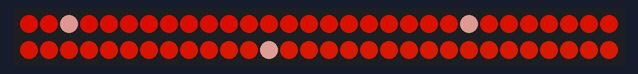
Recording of a sketch running on a simulated Arduino Uno, built with avr-gcc and run on an emulated ATmega328P. On the bench: 60 RGB LEDs in strip order, left to right, continuing on the next row. Dim RGB values are drawn brighter than linear.

Above: at 0.08 s.
At 4.57 s:
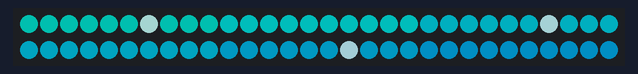
At 9.76 s:
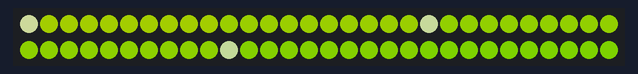
At 20.01 s:
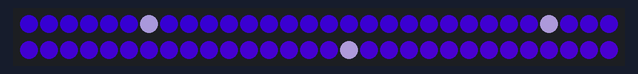
At 30.25 s:
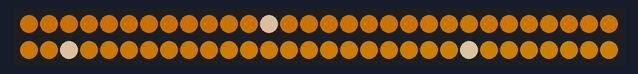
At 39.93 s:
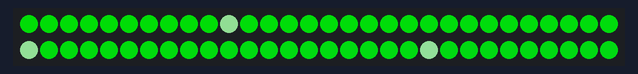

The sketch:

Steady2023.ino
```cpp
#define FASTLED_INTERRUPT_RETRY_COUNT 0
#define FASTLED_ALLOW_INTERRUPTS 0

#include <FastLED.h> // Code for LEDs

/* initialize Variables */
#define LED_PIN               4 // Where LED strip is connected to board
#define NUM_LEDS             60


/* setup memory block for the leds */
CRGB leds[NUM_LEDS];


float globalHue;
int globalBrightness = 200; // max value causes it to freeze.
float hueIncrement = 0.1; // change to 0 if you want no change
int whiteSpacing = 20; // add some effect to the lights
int modCheck = 0;

void setup() {
  globalHue = 0.0;

  FastLED.addLeds<NEOPIXEL, LED_PIN>(leds, NUM_LEDS);


  Serial.println("Starting up...");


  /* Setup Pin for LED data export */
  //pinMode(READ_PIN, INPUT);
  pinMode(LED_PIN, OUTPUT);
}


void loop() {

  soundReactive(hueIncrement);

  delay(60); // account for extra calc time in master for fft
}


void soundReactive(float hueIncrement) {

  /* Increment this each call so the white block moves up. */
  modCheck += 1;
  if (modCheck >= whiteSpacing){
    modCheck = 0;
  }


  /* Set the colour of lights and turn some off */
  for (int i = 0; i < NUM_LEDS; i++)
  {
    if (i%whiteSpacing == modCheck){
      leds[i] = CHSV(globalHue, 50, globalBrightness); // Set colours of leds to brighten
    } else {
    leds[i] = CHSV(globalHue, 255, globalBrightness); // Set colours of leds to brighten
    }

    globalHue += hueIncrement; // Shift colour
    if (globalHue > 255){
     globalHue -= 255;
    }

  }

  delay(5);
  FastLED.show();
}
```
